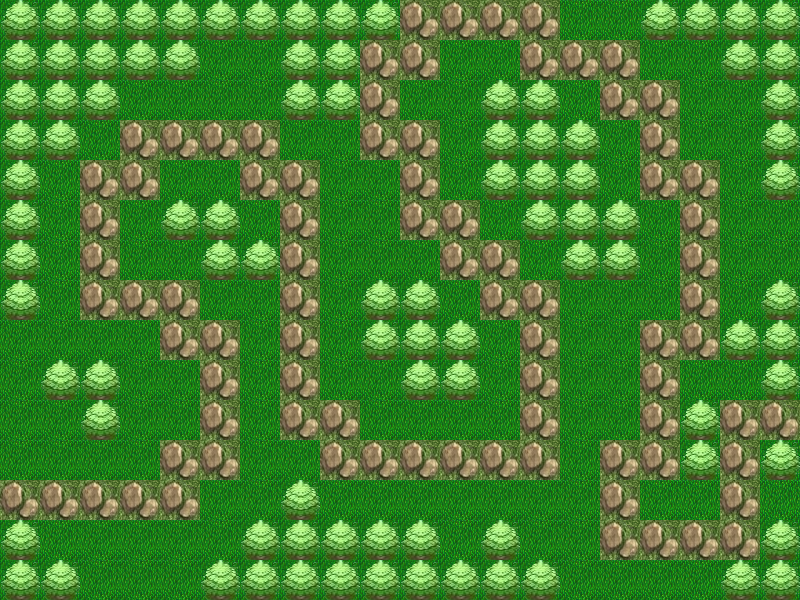

This is a level from a 2D game, rendered from its Tiled map with the project's own tilesets. A one-line summary and the map file follow, with tile-layer data summarised:
An orthogonal 20x15 tile map with 40x40 px tiles, 1 tile layer (Tile Layer 1).

<map version="1.0" orientation="orthogonal" width="20" height="15" tilewidth="40" tileheight="40">
 <tileset firstgid="1" name="Tiles" tilewidth="40" tileheight="40">
  <image source="TileSet.bmp" width="120" height="40" />
  <tile id="1">
   <properties>
    <property name="road" value="true" />
   </properties>
  </tile>
  <tile id="2">
   <properties>
    <property name="unbuildable" value="true" />
   </properties>
  </tile>
 </tileset>
 <layer name="Tile Layer 1" width="20" height="15">
  <data>[300 cells, 300 non-empty, 3 distinct tile ids]</data>
 </layer>
</map>